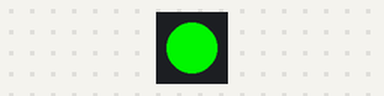
Bench run of a program on a simulated ESP8266 (NodeMCU). Parts: 1 RGB LEDs in strip order, left to right. Dim RGB values are drawn brighter than linear; WiFi joins after 1.5 s; servers stay silent unless stated; what the program prints to the serial monitor is not drawn.

Above: at 2.9 s.
At 18.82 s:
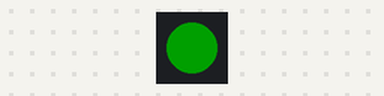
At 35.44 s:
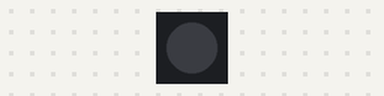
Timing chart, 0 to 40.0 s (numbered marks = the images above):
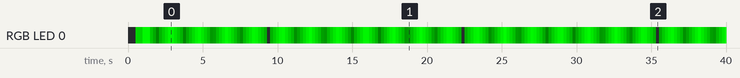

The program:

main.cpp
```cpp
#include <Arduino.h>
#include <ESP8266WiFi.h>
#include <ESP8266httpUpdate.h>
#include <Adafruit_NeoPixel.h>
#include <Ticker.h>

#define BUILTIN_LED 14

// Change this to your WiFi credentials.
const char* ssid = "";
const char* password = "";
uint8_t deltabright = 8;
int8_t brightdir = 1;
Adafruit_NeoPixel LED = Adafruit_NeoPixel(1, BUILTIN_LED, NEO_GRB + NEO_KHZ800);
Ticker led_ticker;

void ICACHE_FLASH_ATTR glowing() {
  LED.setPixelColor(0, 0, deltabright, 0);
  LED.show();
  if ((deltabright >= 248) || (deltabright <= 0)) {
    brightdir = brightdir * -1;
  }
  deltabright =  deltabright + (brightdir * 8);
}


void ICACHE_FLASH_ATTR do_update() {
  char url[40];
  snprintf (url, sizeof(url), "/update?board=2.0&chipid=%08x", ESP.getChipId());
  auto ret = ESPhttpUpdate.update("remotsy.com", 80, url, "1.0");
    switch (ret) {
      case HTTP_UPDATE_FAILED:
      Serial.println("HTTP_UPDATE_FAILD Error");
      Serial.println(ESPhttpUpdate.getLastErrorString().c_str());
      ESP.restart();
      break;
      case HTTP_UPDATE_NO_UPDATES:
      Serial.println("[update] Update no Update.");
      break;
      case HTTP_UPDATE_OK:
      Serial.println("[update] Update ok.");
      break;
    }
}


void setup() {
  Serial.begin(115200);
  LED.begin();
  LED.show();
  led_ticker.attach_ms(30, glowing);

  WiFi.begin(ssid, password);

  // Wait for connection
  while (WiFi.status() != WL_CONNECTED) {
    delay(500);
    Serial.print(".");
  }
  Serial.println("WiFi Connected");
  Serial.println(WiFi.localIP());
}

void loop() {
  Serial.println("Begin Update");
  // The server will validate the chip id to flash only
  // Remotsy boards.
  do_update();
}
```

Measured:
- by itself, RGB LED 0: off → RGB(0, 128, 0) at 0.50 s, → RGB(0, 232, 0) 0.50 s later, → RGB(0, 96, 0) 0.50 s later, → RGB(0, 48, 0) 0.20 s later, … (193 changes in this stretch)
